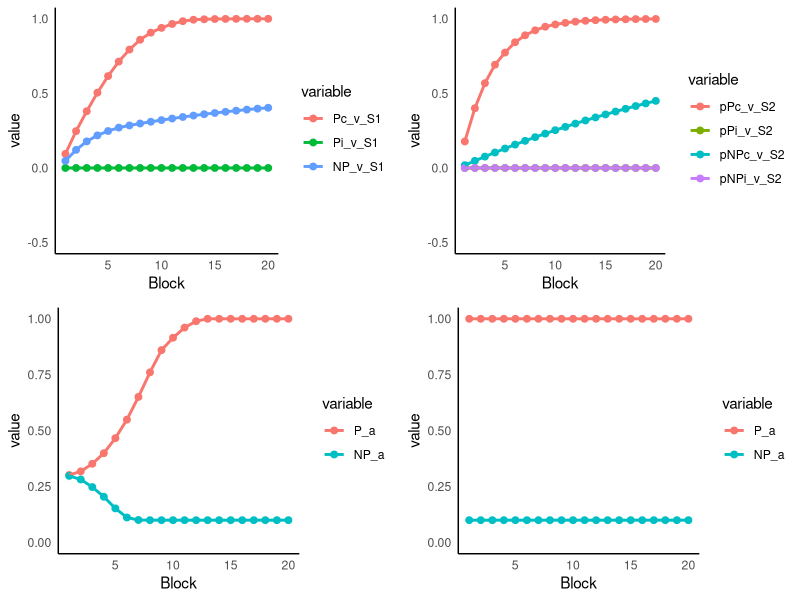

This figure's R source:
# Simulation of a Learned Predictiveness design
# Two learning rules: Rescorla & Wagner (1972) and Mackintosh (1975). 
# Mackintosh based on description in Beesley, Nguyen, Pearson, & Le Pelley (2015)

rm(list=ls())

library(pracma)
library(tidyverse)
library(reshape2)
library(gridExtra)

# simulation parameters
learningRule  <- 2 # 1 = RW72, 2 = Mack75
alpha <-  0.3 # starting value of alpha
beta <-  0.3 
aLR <- .1 # alpha learning rate for Mack75
simPs = 4 # number of simulated participants
numBlocks_Stg1 = 20
numBlocks_Stg2 = 20
trialData <- data.frame(matrix(0,nrow = simPs*(numBlocks_Stg1*8 + numBlocks_Stg2*4),ncol = 47))

colnames(trialData) <- c("simP", "Stage", "Block", "Cue 1", "Cue 2", "Cor Out", "Inc Out",
  "vA_1", "vB_1", "vC_1", "vD_1", "vV_1", "vW_1", "vX_1", "vY_1",
  "vA_2", "vB_2", "vC_2", "vD_2", "vV_2", "vW_2", "vX_2", "vY_2",
  "vA_3", "vB_3", "vC_3", "vD_3", "vV_3", "vW_3", "vX_3", "vY_3",
  "vA_4", "vB_4", "vC_4", "vD_4", "vV_4", "vW_4", "vX_4", "vY_4",
  "aA", "aB", "aC", "aD", "aV", "aW", "aX", "aY") 

count <- 0 # used to determine the row to record data into

for (p in 1:simPs) { # loop for simulated participants
  
  # setup the trial sequence
  
  # Stage 1 trials: (cue1/cue2/correct outcome/incorrect outcome)
  AV1 = c(1,5,1,2); AW1 = c(1,6,1,2)
  BV2 = c(2,5,2,1); BW2 = c(2,6,2,1)
  CX2 = c(3,7,2,1); CY2 = c(3,8,2,1)
  DX1 = c(4,7,1,2); DY1 = c(4,8,1,2)
  stg1Blk <- rbind(AV1,AW1,BV2,BW2,CX2,CY2,DX1,DY1)
  
  # Stage 2 trials: (cue1/cue2/correct outcome/incorrect outcome)
  AX3 = c(1,7,3,4); BY4 = c(2,8,4,3)
  CV3 = c(3,5,3,4); DW4 = c(4,6,4,3)
  stg2Blk <- rbind(AX3,BY4,CV3,DW4)
  
  trialSeq.S1 <- repmat(stg1Blk, numBlocks_Stg1,1)  #repmat is from pracma library (if there's a better way, let me know!)
  trialSeq.S1 <- trialSeq.S1[sample(nrow(trialSeq.S1)),] # shuffle by rows (a crude randomisation, but will make little difference)

  trialSeq.S2 <- repmat(stg2Blk, numBlocks_Stg2,1)
  trialSeq.S2 <- trialSeq.S2[sample(nrow(trialSeq.S2)),]
  
  trialSeq <- rbind(trialSeq.S1,trialSeq.S2) # the final order of trials to present to the model
  
  blockNums <- c(rep(1:numBlocks_Stg1, each=8), rep(1:numBlocks_Stg2, each=4)) # add block numbers
  stageNums <- c(rep(1,nrow(trialSeq.S1)), rep(2,nrow(trialSeq.S2))) # add stage numbers
  
  trialSeq <- cbind(stageNums,blockNums,trialSeq) # final trial sequence array
  
  colnames(trialSeq) <- c("Stage", "Block", "Cue 1", "Cue 2", "Cor Out", "Inc Out")
  
  # inititalise storage variables for simulated subject 
  v <-  matrix(0,nrow=8,ncol=4) # assoc. strength - 8 cues by 4 outcomes
  a <- rep(alpha, 8) # starting values of alpha
  lambda <-  c(1,0) # correct outcome / incorrect outcome (used as it loops outcomes)
  
  for (t in 1:nrow(trialSeq)) {
    cues <-  trialSeq[t,3:4] # current trial cues
    outs <-  trialSeq[t,5:6] # current trial outs (correct, incorrect)
    if (learningRule == 1) { 
      # Rescorla-Wagner 1972
      for (o in 1:2) {
        error <- lambda[o] - (v[cues[1],outs[o]] + v[cues[2],outs[o]]) # calculate error based on summed v
        for (c in 1:2){
          v[cues[c],outs[o]] <- v[cues[c],outs[o]] + alpha*beta*error # update v for each cue based on error
        }
      }
    }
    else if (learningRule == 2) { 
      # Mackintosh 1975
      for (o in 1:2) {
        for (c in 1:2){
          error <- lambda[o] - v[cues[c],outs[o]] # calculate error based on single v
          v[cues[c],outs[o]] <- v[cues[c],outs[o]] + a[cues[c]]*beta*error # update v for each cue based on error
        }
      }
      # determine best predictor of correct outcome and update alphas
      errDiff <- abs(1 - v[cues[1],outs[1]]) - abs(1 - v[cues[2],outs[1]]) # positive means second cue is better, negative first cue better
      if (errDiff < 0) { # cue 1 the better predictor of correct outcome
        a[cues[1]] <- a[cues[1]] + aLR*abs(errDiff)
        a[cues[2]] <- a[cues[2]] - aLR*abs(errDiff)
      } else if (errDiff > 0) { # cue 2 the better predictor of correct outcome
        a[cues[1]] <- a[cues[1]] - aLR*abs(errDiff)
        a[cues[2]] <- a[cues[2]] + aLR*abs(errDiff)
      }
      a[a<.1] <- .1; a[a>1] <- 1 # impose limits on alpha
    }
    count <- count + 1
    # write the new associative strengths / alphas out next to trial events (add simP num, p)
    trialData[count,] <- c(p,trialSeq[t,],rep(v),a) 
  }
}

# Analysis phase

# Make new columnns from averages of equivalent cues
trialData <- trialData %>% 
  mutate(Pc_v_S1 = rowMeans(trialData[,c("vA_1", "vB_2", "vC_2", "vD_1")])) %>%  # P cues, correct outcome, Stage 1
  mutate(Pi_v_S1 = rowMeans(trialData[,c("vA_2", "vB_1", "vC_1", "vD_2")])) %>% # P cues, incorrect outcome, Stage 1
  mutate(NP_v_S1 = rowMeans(trialData[,c("vV_1", "vV_2", "vW_1", "vW_2", "vX_1", "vX_2", "vY_1", "vY_2")])) %>% # NP cues, Stage 1
  mutate(pPc_v_S2 = rowMeans(trialData[,c("vA_3", "vB_4", "vC_3", "vD_4")])) %>% # Previously P cues, correct outcome, Stage 2
  mutate(pPi_v_S2 = rowMeans(trialData[,c("vA_4", "vB_3", "vC_4", "vD_3")])) %>% # Previously P cues, incorrect outcome, Stage 2
  mutate(pNPc_v_S2 = rowMeans(trialData[,c("vX_3", "vY_4", "vV_3", "vW_4")])) %>% # Previously NP cues, correct outcome, Stage 2
  mutate(pNPi_v_S2 = rowMeans(trialData[,c("vX_4", "vY_3", "vV_4", "vW_3")])) %>% # Previously NP cues, incorrect outcome, Stage 2
  mutate(P_a = rowMeans(trialData[,c("aA", "aB", "aC", "aD")])) %>% # P cues, alpha
  mutate(NP_a = rowMeans(trialData[,c("aV", "aW", "aX", "aY")])) # NP cues, alpha

# set the theme for the graphs
theme_set(theme_minimal())
theme_update(panel.grid.major = element_blank(), panel.grid.minor = element_blank(), 
             axis.line = element_line(size = 0.5, linetype = "solid", colour = "black"))

# filter and summarize mean values across blocks in Stage 1
Stg1_v_Results <- trialData %>% filter(Stage == 1) %>% 
  group_by(Block) %>% summarise_at(vars(Pc_v_S1,Pi_v_S1,NP_v_S1),mean) # gives summary of vA across participants.
Stg1_a_Results <- trialData %>% filter(Stage == 1) %>% 
  group_by(Block) %>% summarise_at(vars(P_a, NP_a),mean) # gives summary of vA across participants.

# plot the Stage 1 associative strengths
s1_v_graph <- ggplot(melt(Stg1_v_Results, id = "Block"), aes(x = Block, y = value, colour = variable)) + 
  geom_point(size = 2) + geom_line(size = 1) + ylim(-.5,1)
# plot the Stage 1 alpha
s1_a_graph <- ggplot(melt(Stg1_a_Results, id = "Block"), aes(x = Block, y = value, colour = variable)) + 
  geom_point(size = 2) + geom_line(size = 1) +ylim(0,1)

# filter and summarize mean values across blocks in Stage 2
Stg2_v_Results <- trialData %>% filter(Stage == 2) %>% 
  group_by(Block) %>% summarise_at(vars(pPc_v_S2,pPi_v_S2,pNPc_v_S2,pNPi_v_S2),mean) # gives summary of vA across participants.
Stg2_a_Results <- trialData %>% filter(Stage == 2) %>% 
  group_by(Block) %>% summarise_at(vars(P_a, NP_a),mean) # gives summary of vA across participants.

# plot the Stage 2 associative strengths
s2_v_graph <- ggplot(melt(Stg2_v_Results, id = "Block"), aes(x = Block, y = value, colour = variable)) + 
  geom_point(size = 2) + geom_line(size = 1) + ylim(-.5,1)
# plot the Stage 2 alpha
s2_a_graph <- ggplot(melt(Stg2_a_Results, id = "Block"), aes(x = Block, y = value, colour = variable)) + 
  geom_point(size = 2) + geom_line(size = 1) + ylim(0,1)

# present as 2x2 grid - top Vs, bottom alphas
grid.arrange(s1_v_graph, s2_v_graph, s1_a_graph, s2_a_graph, ncol=2)

# #save
# g <- arrangeGrob(s1_v_graph, s2_v_graph, s1_a_graph, s2_a_graph, ncol=2) #generates g
# ggsave(file="graphOutput.png", g) #saves g

